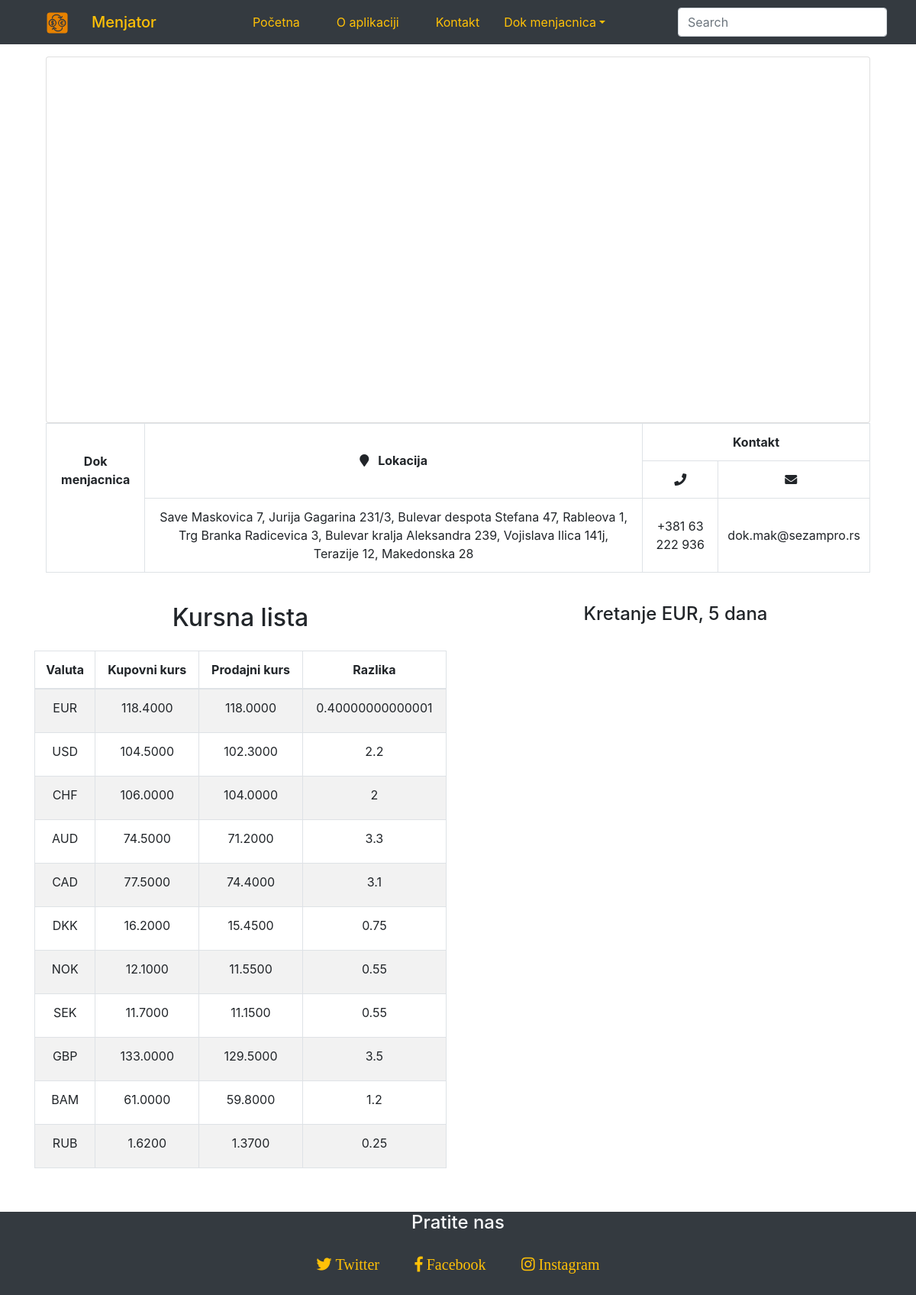
The app's page /index.php?page=profile&id=1001 (signed in) with its own data.
### tables this page shows
CREATE TABLE `exchange_office` (
  `exchange_office_id` int(11) NOT NULL AUTO_INCREMENT,
  `user_id` int(11) NOT NULL,
  `exchange_office_name` varchar(45) NOT NULL,
  `exchange_office_phone` varchar(45) NOT NULL,
  `exchange_office_email` varchar(45) NOT NULL,
  `exchange_office_pib` varchar(45) NOT NULL,
  `exchange_office_jmb` varchar(45) NOT NULL,
  `activation` varchar(1) NOT NULL,
  PRIMARY KEY (`exchange_office_id`),
  UNIQUE KEY `exchange_office_name_UNIQUE` (`exchange_office_name`),
  UNIQUE KEY `exchange_office_phone_UNIQUE` (`exchange_office_phone`),
  UNIQUE KEY `exchange_office_email_UNIQUE` (`exchange_office_email`)
);

### functions/functions.php (called while the page is built, shortened)
<?php
	function screen_print($screen_print, $map){
		if(!is_array($map)){
            return $screen_print;
        }else{
			foreach($map AS $k => $v)
				$screen_print = str_replace("{{{$k}}}", $v, $screen_print);
			return $screen_print;
		}
	}
	function screen_print_nav_bar($user,$username){
		global $exchange_office_name, $id;
		switch($user){
			case'user':
				$map_user = array('OFFICE_NAME' => $exchange_office_name, 'SESSION_ID' => $id );
				$nav_bar_user = file_get_contents("./modules/app/views/inc/nav_bar_user.html");
				return screen_print($nav_bar_user, $map_user);
			break;
		}
	}
	function checkProfile($id){
		global $conn;
		$stmt = $conn->prepare("SELECT * FROM exchange_office WHERE exchange_office_id=?");
		$stmt->bind_param('d',$id);
		$stmt->execute();
		$res = $stmt->get_result();
		if($res->num_rows == 1) {
			return true;
		} else {
			return false;
		}
	}
	function getLocation($id){
		global $conn;
		$stmt = $conn->prepare("SELECT * FROM exchange_office_location WHERE exchange_office_id = ?");
		$stmt->bind_param('d',$id);
		$stmt->execute();
		$result_select_location = $stmt->get_result();
		$rows = $result_select_location->num_rows;
		foreach ($result_select_location as $key => $value) {
			$exchange_office_location[] = $conn->real_escape_string($value['exchange_office_location']);
		}
		return $exchange_office_location;
	}
?>

### modules/app/models/profile/profile.php (called while the page is built, shortened)
<?php
	$stmt = $conn->prepare("SELECT * FROM exchange_office WHERE
		 	exchange_office_id=?");
			$stmt->bind_param('d',$exchange_office_id);
			$stmt->execute();
			$result_select_info = $stmt->get_result();
			foreach ($result_select_info as $key => $value) {
				$name = $conn->real_escape_string($value['exchange_office_name']);
				$location = getLocation($exchange_office_id);
				$phone = $conn->real_escape_string($value['exchange_office_phone']);
				$email = $conn->real_escape_string($value['exchange_office_email']);
			}
?>

### index.php (the view, shortened to what this page needs)
<?php
include("./modules/db/connection.php");
include("./functions/functions.php");
include("./functions/functions_db.php");
$header = file_get_contents('./modules/app/views/inc/header.html');
$titles = array(
			'' => 'Menjator',
			'home' => 'Menjator',
			'about' => 'Menjator - O nama',
			'contact' => 'Menjator - Kontakt',
			'profile' => 'Menjator - Profil',
			'register' => 'Menjator - Registracija',
			'user_creation' => 'Menjator - Kreiranje korisnika',
			'admin_login' => 'Menjator - Prijava',
			'login' => 'Menjator - Prijava',
			'logout' => 'Menjator - Odjava',
			'success' => 'Menjator',
			'success_form' => 'Menjator',
			'settings' => 'Menjator - Podesavanja',
			'search_box' => 'Menjator',
			'stats' => 'Menjator',
			'delete' => 'Menjator'
		);
if($_SESSION) {
	if(isset($_SESSION['logged']) && $_SESSION['logged']) {
            $username = $_SESSION['username'];
            $user = 'user';
        } elseif (isset($_SESSION['logged_admin']) && $_SESSION['logged_admin']) {
            $username = $_SESSION['username'];
            $user = 'admin';
        } else {
        	include("./modules/app/views/pages/notifications/error.php");
			include("./modules/app/views/inc/footer.html");
			exit;
       }
}else{
	$user = 'anonymous';
	$username='anonymous';
}
if($_GET){
	if(isset($_GET['page'])){
		$page = $_GET['page'] ?? '';
		if(isset($_GET['id'])){
			$get_id = $_GET['id'] ?? '';
			$profile = checkProfile($get_id);
			$stmt = $conn->prepare("SELECT * FROM exchange_office WHERE exchange_office_id=?");
			$stmt->bind_param('d',$get_id);
			$stmt->execute();
			$res = $stmt->get_result();
			if($res->num_rows > 0) {
				$row = $res->fetch_assoc();
				$exchange_office_id = $row['exchange_office_id'];
				$exchange_office_name = $row['exchange_office_name'];
			}
		}
		foreach($titles as $key => $value){
			if($page==$key){
				$map_header = array('TITLE' => $value);
				echo screen_print($header,$map_header);
				echo screen_print_nav_bar($user,$username);
			}
		}
		switch ($page) {
			case 'profile' :
				if($profile){
					include("./modules/app/views/pages/profile/profile.php");
				}else{
					include('./modules/app/views/pages/notifications/error.php');
				}
				break;
		}
	}else{
		$map_header = array('TITLE' => $titles['home']);
		echo screen_print($header,$map_header);
		echo screen_print_nav_bar($user,$username);
		include('./modules/app/views/pages/home.php');
	}
}else{
	$map_header = array('TITLE' => $titles['home']);
	echo screen_print($header,$map_header);
	echo screen_print_nav_bar($user,$username);
	include('./modules/app/views/pages/home.php');
}
?>

### modules/app/views/pages/profile/user_view_profile.php
<?php
		if(is_string($location)){
			$location_str = $location;
		}else{
			$location_str = implode(', ',$location);
		}
        $informations= sprintf("
            <div id='profile_lat'></div>
            <div id='profile_lng'></div>
			<div id='info' class='info mx-auto mt-3' >
                <div class='row mx-auto'>
                    <div class='col-12'>
						<div id='map' class='row mx-auto h-100 card' style='min-height:60vh;'></div>
					</div>
					<div class='col-12 align-middle'>
                    <table class='table border table-borderless text-center'>
                    <thead>
                        <tr>
                            <th rowspan='3' id='eo_name' class='eo_name align-bottom border-right'>%s</th>
                            <th rowspan='2' class='align-middle border'><i class='fa fa-map-marker mr-2 ' aria-hidden='true'></i> Lokacija</th>
                            <th colspan='2' class='align-middle border'>Kontakt</th>
                        </tr>
                        <tr>
                            <th class='align-middle border'><i class='fa fa-phone my-auto' aria-hidden='true'></i></td>
                            <th class='align-middle border'><i class='fa fa-envelope my-auto' aria-hidden='true'></i><span class='my-auto ml-2'></td>
                        </tr>
                    </thead>
                    <tbody>
                        <tr>
                            <td class='align-middle border-right'></td>
                            <td class='align-middle border'>%s</td>
                            <td class='align-middle border'>%s</td>
                            <td class='align-middle border'>%s</td>
                        </tr>
                    </tbody>
                </table>
                </div>
				</div>
			</div>
		", $name, $location_str, $phone, $email);
		echo $informations;
?>

### modules/app/assets/stylesheets/main.css (style rules this page uses)
*, *:after, *:before { box-sizing: border-box; -moz-box-sizing: border-box; }
* { margin:0;padding:0;border:0 none;position: relative; outline: none; }
body { min-height: 100vh; position: relative; margin: 0; }
footer { position: absolute; bottom: 0; }
.link-text::before { content: ""; position: absolute; width: 100%; height: 3px; bottom: -25%; left: 0; margin-top: 5px; background: #ffc107; visibility: hidden; border-radius: 5px; transform: scaleX(0); transition: .25s linear; }

### records on screen
exchange_office: exchange_office_name (picture), exchange_office_name "Dok menjacnica", exchange_office_phone "+381 63 222 936", exchange_office_email "dok.mak@sezampro.rs"

### other values on screen
$location_str "Save Maskovica 7, Jurija Gagarina 231/3, Bulevar despota Stefana 47, Rableova 1, Trg Branka Radicevica 3, Bulevar kralja Aleksandra 239, Vojislava Ilica 141j, Terazije 12, Makedonska 28"
$currency_label[$i] "EUR"
$buy_rate[$i] "118.4000"
$sell_rate[$i] "118.0000"
$diff[$i] "0.40000000000001"
$currency_label[$i] "USD"
$buy_rate[$i] "104.5000"
$sell_rate[$i] "102.3000"
$diff[$i] "2.2"
$currency_label[$i] "CHF"
$buy_rate[$i] "106.0000"
$sell_rate[$i] "104.0000"
$diff[$i] "2"
$currency_label[$i] "AUD"
$buy_rate[$i] "74.5000"
